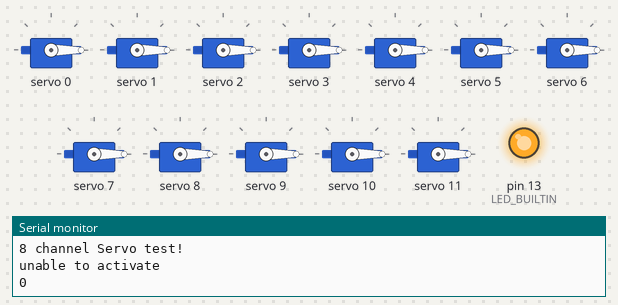
Simulated run of this sketch. Board: Arduino Uno, built with avr-gcc and run on an emulated ATmega328P. Shown: 12 × servo, output pins drawn as LEDs (lit = HIGH), the last lines printed to the serial monitor. Random numbers use the default seed unless the sketch sets one.

Above: at 0.1 s.
At 31.3 s:
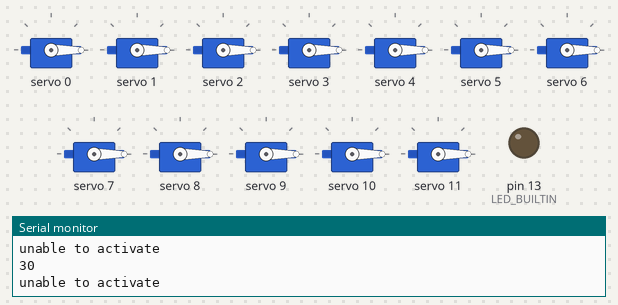
Timing chart, 0 to 40.0 s (numbered marks = the images above):
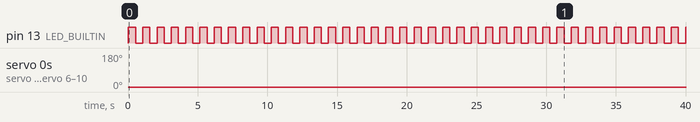

The sketch:

mega_test.ino
```cpp
#include <Wire.h>
#include <Adafruit_PWMServoDriver.h>

// called this way, it uses the default address 0x40
Adafruit_PWMServoDriver pwm = Adafruit_PWMServoDriver();
// you can also call it with a different address you want
//Adafruit_PWMServoDriver pwm = Adafruit_PWMServoDriver(0x41);
// you can also call it with a different address and I2C interface
//Adafruit_PWMServoDriver pwm = Adafruit_PWMServoDriver(&Wire, 0x40);

// Depending on your servo make, the pulse width min and max may vary, you
// want these to be as small/large as possible without hitting the hard stop
// for max range. You'll have to tweak them as necessary to match the servos you
// have!
#define SERVOMIN  150 // this is the 'minimum' pulse length count (out of 4096)
#define SERVOMAX  600 // this is the 'maximum' pulse length count (out of 4096)

// our servo # counter
uint8_t servonum = 0;
uint16_t start_time =0; //should change to 0
bool fan[5] = {false, false, false, false, false};//all false
bool flip = true;
uint8_t randomnum;
uint8_t randomselected= 5;// 5
bool fanpre[5] = {false, false, false, false, false};
uint8_t past_num = -1;

void setup() {
  Serial.begin(9600);
  Serial.println("8 channel Servo test!");

  pwm.begin();

  pwm.setPWMFreq(60);  // Analog servos run at ~60 Hz updates
  pinMode(LED_BUILTIN, OUTPUT);
  for(uint16_t i=0; i<16; i++)pwm.setPWM(i, 4000, 0);
  delay(10);
}

// you can use this function if you'd like to set the pulse length in seconds
// e.g. setServoPulse(0, 0.001) is a ~1 millisecond pulse width. its not precise!
void setServoPulse(uint8_t n, double pulse) {
  double pulselength;

  pulselength = 1000000;   // 1,000,000 us per second
  pulselength /= 60;   // 60 Hz
  Serial.print(pulselength); Serial.println(" us per period");
  pulselength /= 4096;  // 12 bits of resolution
  Serial.print(pulselength); Serial.println(" us per bit");
  pulse *= 1000000;  // convert to us
  pulse /= pulselength;
  Serial.println(pulse);
  pwm.setPWM(n, 0, pulse);
  randomSeed(analogRead(0));
}

void time_count() {
  Serial.println(start_time);
//  digitalWrite(LED_BUILTIN, HIGH);   // turn the LED on (HIGH is the voltage level)
//  delay(500);                       // wait for a second
//  digitalWrite(LED_BUILTIN, LOW);    // turn the LED off by making the voltage LOW
//  delay(500);
  if(flip){
    digitalWrite(LED_BUILTIN, HIGH);   // turn the LED on (HIGH is the voltage level)
    delay(500);                       // wait for a second
    flip = false;
  }
  else{
    digitalWrite(LED_BUILTIN, LOW);    // turn the LED off by making the voltage LOW
    delay(500);
    flip = true;
    start_time++;
  }
//  Serial.println(random(0,5));
}

void actived() {
  if(((start_time %5 ==0)&&(flip==true))||(start_time %5==2)&&(flip==false)){
    Serial.print("Select");
    randomselected=0;
    for(int i=0;i<5;i++)if(fan[i]==false)randomselected++;
    if(past_num>-1&&randomselected>1)randomselected--;
    else past_num=-1;
    randomnum = random(0,randomselected);
    Serial.println(randomnum);
    for(int i=0;i<5;i++){
      if(fan[i]){
        randomnum++;
        pwm.setPWM(i+1,0,4000);
        pwm.setPWM(i+6,0,4000);
        fanpre[i]=true;
      }
      else if(i==past_num){
        randomnum++;
        pwm.setPWM(i+6,4000,0);
        pwm.setPWM(i+1,4000,0);
        fanpre[i]=false;
      }
      else{
        if(i==randomnum){
          pwm.setPWM(i+6,0,4000);
          pwm.setPWM(i+1,4000,0);
          fanpre[i]=true;
          past_num = i;
        }
        else{
          pwm.setPWM(i+6,4000,0);
          pwm.setPWM(i+1,4000,0);
          fanpre[i]=false;
        }
      }
    }
    Serial.print("fan:  ");
    for(int i=0;i<5;i++)Serial.print(fan[i]);
    Serial.println();
    Serial.print("fanpre: ");
    for(int i=0;i<5;i++)Serial.print(fanpre[i]);
    Serial.println();
  }
}

void loop() {
  // Drive each servo one at a time
  /*Serial.println(servonum);
  for (uint16_t pulselen = SERVOMIN; pulselen < SERVOMAX; pulselen++) {
    pwm.setPWM(servonum, 0, pulselen);
  }

  delay(500);
  for (uint16_t pulselen = SERVOMAX; pulselen > SERVOMIN; pulselen--) {
    pwm.setPWM(servonum, 0, pulselen);
  }

  delay(500);

  servonum ++;
  if (servonum > 7) servonum = 0;*/
//  for (uint16_t i=0; i<16; i++)pwm.setPWM(i, 0, 4000);
  if(start_time<60){
    for(uint16_t i=0; i<16; i++)pwm.setPWM(i, 4000, 0);
    Serial.println("unable to activate");
  }
  else if(start_time >=60 && start_time <180){
    pwm.setPWM(0, 0, 4000);
    Serial.println("able to activate");
    actived();
    Serial.println(past_num);
  }
  else if(start_time >=180 && start_time <240){
    for(uint16_t i=0; i<16; i++)pwm.setPWM(i, 4000, 0);
    for(int i=0;i<5;i++)fan[i]=false;
//    past_num =-1;
    Serial.println("unable to activate");
  }
  else if(start_time >=240 && start_time <420){
    pwm.setPWM(0, 0, 4000);
    Serial.println("able to activate");
    actived();
  }
  else Serial.println("end the game, please reset");
  time_count();
}
```

Measured:
- by itself, pin 13 (LED_BUILTIN): alternates HIGH for 0.51 s and LOW for 0.51 s
